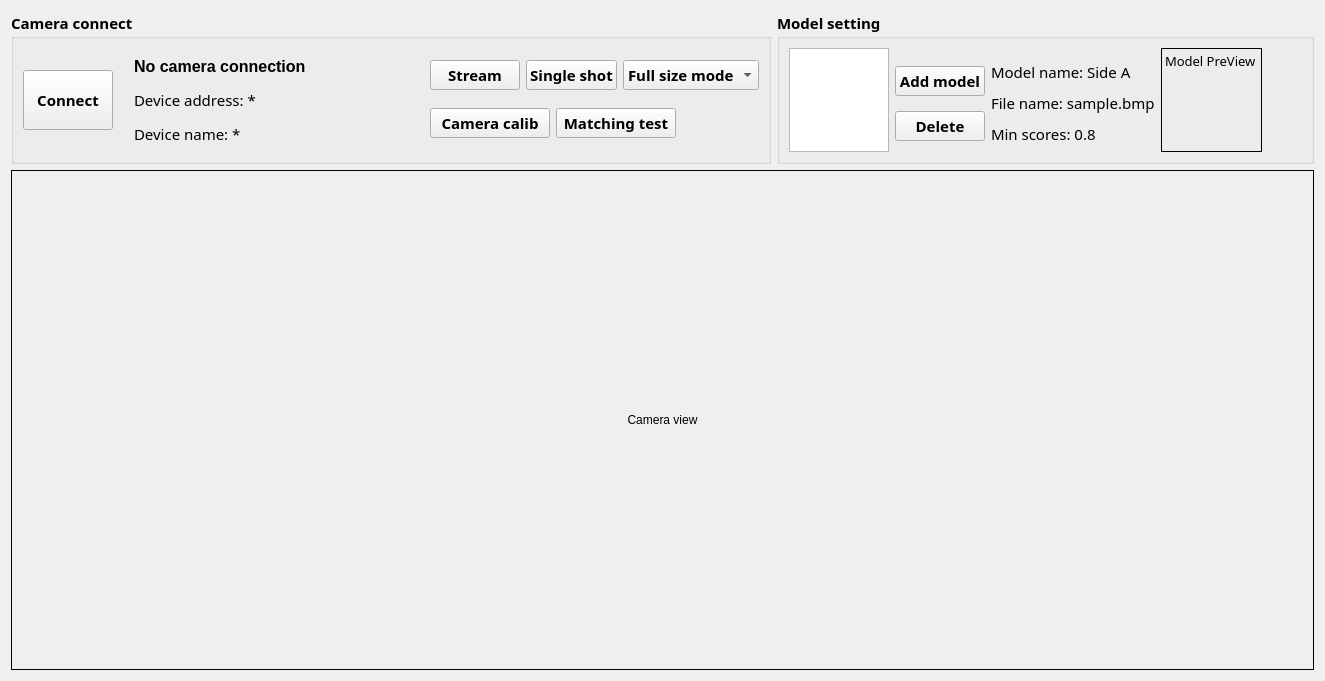
      <widget class="QWidget" name="tab_Vision">
       <attribute name="icon">
        <iconset>
         <disabledoff>:/icon/camera.ico</disabledoff>
        </iconset>
       </attribute>
       <attribute name="title">
        <string>Camera</string>
       </attribute>
       <layout class="QVBoxLayout" name="verticalLayout_6">
        <item>
         <layout class="QHBoxLayout" name="horizontalLayout_13">
          <item>
           <widget class="QGroupBox" name="groupBox_3">
            <property name="maximumSize">
             <size>
              <width>16777215</width>
              <height>16777215</height>
             </size>
            </property>
            <property name="font">
             <font>
              <family>Segoe UI Variable Text Semibold</family>
              <pointsize>11</pointsize>
              <bold>true</bold>
             </font>
            </property>
            <property name="title">
             <string>Camera connect</string>
            </property>
            <layout class="QHBoxLayout" name="horizontalLayout_10">
             <item>
              <widget class="QPushButton" name="btn_Camera_Connect">
               <property name="minimumSize">
                <size>
                 <width>90</width>
                 <height>60</height>
                </size>
               </property>
               <property name="maximumSize">
                <size>
                 <width>90</width>
                 <height>60</height>
                </size>
               </property>
               <property name="font">
                <font>
                 <family>Segoe UI Variable Text Semibold</family>
                 <pointsize>11</pointsize>
                 <bold>true</bold>
                </font>
               </property>
               <property name="text">
                <string>Connect</string>
               </property>
              </widget>
             </item>
             <item>
              <layout class="QVBoxLayout" name="verticalLayout_12">
               <property name="spacing">
                <number>4</number>
               </property>
               <property name="leftMargin">
                <number>15</number>
               </property>
               <item>
                <widget class="QLabel" name="label_Camera_ConnectStatus">
                 <property name="sizePolicy">
                  <sizepolicy hsizetype="Minimum" vsizetype="Preferred">
                   <horstretch>0</horstretch>
                   <verstretch>0</verstretch>
                  </sizepolicy>
                 </property>
                 <property name="minimumSize">
                  <size>
                   <width>250</width>
                   <height>24</height>
                  </size>
                 </property>
                 <property name="maximumSize">
                  <size>
                   <width>500</width>
                   <height>24</height>
                  </size>
                 </property>
                 <property name="font">
                  <font>
                   <family>Segoe UI</family>
                   <pointsize>12</pointsize>
                   <bold>true</bold>
                  </font>
                 </property>
                 <property name="text">
                  <string>No camera connection</string>
                 </property>
                </widget>
               </item>
               <item>
                <widget class="QLabel" name="label_Camera_Address">
                 <property name="sizePolicy">
                  <sizepolicy hsizetype="Minimum" vsizetype="Preferred">
                   <horstretch>0</horstretch>
                   <verstretch>0</verstretch>
                  </sizepolicy>
                 </property>
                 <property name="minimumSize">
                  <size>
                   <width>110</width>
                   <height>24</height>
                  </size>
                 </property>
                 <property name="maximumSize">
                  <size>
                   <width>500</width>
                   <height>24</height>
                  </size>
                 </property>
                 <property name="font">
                  <font>
                   <family>Segoe UI Variable Text Semibold</family>
                   <pointsize>11</pointsize>
                   <bold>false</bold>
                  </font>
                 </property>
                 <property name="text">
                  <string>Device address: *</string>
                 </property>
                </widget>
               </item>
               <item>
                <widget class="QLabel" name="label_Camera_Name">
                 <property name="sizePolicy">
                  <sizepolicy hsizetype="Minimum" vsizetype="Preferred">
                   <horstretch>0</horstretch>
                   <verstretch>0</verstretch>
                  </sizepolicy>
                 </property>
                 <property name="minimumSize">
                  <size>
                   <width>110</width>
                   <height>24</height>
                  </size>
                 </property>
                 <property name="maximumSize">
                  <size>
                   <width>500</width>
                   <height>24</height>
                  </size>
                 </property>
                 <property name="font">
                  <font>
                   <family>Segoe UI Variable Text Semibold</family>
                   <pointsize>11</pointsize>
                   <bold>false</bold>
                  </font>
                 </property>
                 <property name="text">
                  <string>Device name: *</string>
                 </property>
                </widget>
               </item>
              </layout>
             </item>
             <item>
              <spacer name="horizontalSpacer_8">
               <property name="orientation">
                <enum>Qt::Horizontal</enum>
               </property>
               <property name="sizeHint" stdset="0">
                <size>
                 <width>40</width>
                 <height>20</height>
                </size>
               </property>
              </spacer>
             </item>
             <item>
              <layout class="QVBoxLayout" name="verticalLayout_4">
               <item>
                <layout class="QHBoxLayout" name="horizontalLayout_11">
                 <property name="spacing">
                  <number>6</number>
                 </property>
                 <item>
                  <widget class="QPushButton" name="btn_Camera_Stream">
                   <property name="minimumSize">
                    <size>
                     <width>90</width>
                     <height>30</height>
                    </size>
                   </property>
                   <property name="maximumSize">
                    <size>
                     <width>16777215</width>
                     <height>30</height>
                    </size>
                   </property>
                   <property name="font">
                    <font>
                     <family>Segoe UI Variable Text Semibold</family>
                     <pointsize>11</pointsize>
                     <bold>true</bold>
                    </font>
                   </property>
                   <property name="text">
                    <string>Stream</string>
                   </property>
                  </widget>
                 </item>
                 <item>
                  <widget class="QPushButton" name="btn_Camera_SingleShot">
                   <property name="minimumSize">
                    <size>
                     <width>90</width>
                     <height>30</height>
                    </size>
                   </property>
                   <property name="maximumSize">
                    <size>
                     <width>16777215</width>
                     <height>30</height>
                    </size>
                   </property>
                   <property name="font">
                    <font>
                     <family>Segoe UI Variable Text Semibold</family>
                     <pointsize>11</pointsize>
                     <bold>true</bold>
                    </font>
                   </property>
                   <property name="text">
                    <string>Single shot</string>
                   </property>
                  </widget>
                 </item>
                 <item>
                  <widget class="QComboBox" name="comboBox_Camera_ViewMode">
                   <property name="maximumSize">
                    <size>
                     <width>16777215</width>
                     <height>16777215</height>
                    </size>
                   </property>
                   <property name="font">
                    <font>
                     <family>Segoe UI Variable Text Semibold</family>
                     <pointsize>11</pointsize>
                     <bold>true</bold>
                    </font>
                   </property>
                   <item>
                    <property name="text">
                     <string>Full size mode</string>
                    </property>
                   </item>
                   <item>
                    <property name="text">
                     <string>Fit size mode</string>
                    </property>
                   </item>
                  </widget>
                 </item>
                </layout>
               </item>
               <item>
                <layout class="QHBoxLayout" name="horizontalLayout_12">
                 <item>
                  <widget class="QPushButton" name="btn_Calib_Camera">
                   <property name="sizePolicy">
                    <sizepolicy hsizetype="Fixed" vsizetype="Fixed">
                     <horstretch>0</horstretch>
                     <verstretch>0</verstretch>
                    </sizepolicy>
                   </property>
                   <property name="minimumSize">
                    <size>
                     <width>120</width>
                     <height>30</height>
                    </size>
                   </property>
                   <property name="maximumSize">
                    <size>
                     <width>16777215</width>
                     <height>30</height>
                    </size>
                   </property>
                   <property name="font">
                    <font>
                     <family>Segoe UI Variable Text Semibold</family>
                     <pointsize>11</pointsize>
                     <bold>true</bold>
                    </font>
                   </property>
                   <property name="text">
                    <string>Camera calib</string>
                   </property>
                  </widget>
                 </item>
                 <item>
                  <widget class="QPushButton" name="btn_Model_MatchingTest">
                   <property name="sizePolicy">
                    <sizepolicy hsizetype="Fixed" vsizetype="Fixed">
                     <horstretch>0</horstretch>
                     <verstretch>0</verstretch>
                    </sizepolicy>
                   </property>
                   <property name="minimumSize">
                    <size>
                     <width>120</width>
                     <height>30</height>
                    </size>
                   </property>
                   <property name="maximumSize">
                    <size>
                     <width>16777215</width>
                     <height>30</height>
                    </size>
                   </property>
                   <property name="font">
                    <font>
                     <family>Segoe UI Variable Text Semibold</family>
                     <pointsize>11</pointsize>
                     <bold>true</bold>
                    </font>
                   </property>
                   <property name="text">
                    <string>Matching test</string>
                   </property>
                  </widget>
                 </item>
                 <item>
                  <spacer name="horizontalSpacer_7">
                   <property name="orientation">
                    <enum>Qt::Horizontal</enum>
                   </property>
                   <property name="sizeHint" stdset="0">
                    <size>
                     <width>10</width>
                     <height>20</height>
                    </size>
                   </property>
                  </spacer>
                 </item>
                </layout>
               </item>
              </layout>
             </item>
            </layout>
           </widget>
          </item>
          <item>
           <widget class="QGroupBox" name="groupBox_4">
            <property name="maximumSize">
             <size>
              <width>16777215</width>
              <height>180</height>
             </size>
            </property>
            <property name="font">
             <font>
              <family>Segoe UI Variable Text Semibold</family>
              <pointsize>11</pointsize>
              <bold>true</bold>
             </font>
            </property>
            <property name="title">
             <string>Model setting</string>
            </property>
            <layout class="QHBoxLayout" name="horizontalLayout_7">
             <property name="leftMargin">
              <number>9</number>
             </property>
             <property name="topMargin">
              <number>9</number>
             </property>
             <property name="rightMargin">
              <number>9</number>
             </property>
             <property name="bottomMargin">
              <number>9</number>
             </property>
             <item>
              <widget class="QListWidget" name="list_Model_ViewList">
               <property name="sizePolicy">
                <sizepolicy hsizetype="Preferred" vsizetype="Preferred">
                 <horstretch>0</horstretch>
                 <verstretch>0</verstretch>
                </sizepolicy>
               </property>
               <property name="minimumSize">
                <size>
                 <width>100</width>
                 <height>104</height>
                </size>
               </property>
               <property name="maximumSize">
                <size>
                 <width>100</width>
                 <height>104</height>
                </size>
               </property>
               <property name="font">
                <font>
                 <family>Segoe UI Variable Text Semibold</family>
                 <pointsize>9</pointsize>
                 <bold>false</bold>
                </font>
               </property>
              </widget>
             </item>
             <item>
              <layout class="QVBoxLayout" name="verticalLayout_11">
               <property name="topMargin">
                <number>9</number>
               </property>
               <item>
                <widget class="QPushButton" name="btn_Model_Add">
                 <property name="sizePolicy">
                  <sizepolicy hsizetype="Fixed" vsizetype="Fixed">
                   <horstretch>0</horstretch>
                   <verstretch>0</verstretch>
                  </sizepolicy>
                 </property>
                 <property name="minimumSize">
                  <size>
                   <width>90</width>
                   <height>30</height>
                  </size>
                 </property>
                 <property name="maximumSize">
                  <size>
                   <width>16777215</width>
                   <height>30</height>
                  </size>
                 </property>
                 <property name="font">
                  <font>
                   <family>Segoe UI Variable Text Semibold</family>
                   <pointsize>11</pointsize>
                   <bold>true</bold>
                  </font>
                 </property>
                 <property name="text">
                  <string>Add model</string>
                 </property>
                </widget>
               </item>
               <item>
                <widget class="QPushButton" name="btn_Model_Delete">
                 <property name="sizePolicy">
                  <sizepolicy hsizetype="Fixed" vsizetype="Fixed">
                   <horstretch>0</horstretch>
                   <verstretch>0</verstretch>
                  </sizepolicy>
                 </property>
                 <property name="minimumSize">
                  <size>
                   <width>90</width>
                   <height>30</height>
                  </size>
                 </property>
                 <property name="maximumSize">
                  <size>
                   <width>16777215</width>
                   <height>30</height>
                  </size>
                 </property>
                 <property name="font">
                  <font>
                   <family>Segoe UI Variable Text Semibold</family>
                   <pointsize>11</pointsize>
                   <bold>true</bold>
                  </font>
                 </property>
                 <property name="text">
                  <string>Delete</string>
                 </property>
                </widget>
               </item>
              </layout>
             </item>
             <item>
              <layout class="QVBoxLayout" name="verticalLayout_13">
               <property name="spacing">
                <number>4</number>
               </property>
               <property name="topMargin">
                <number>9</number>
               </property>
               <item>
                <widget class="QLabel" name="label_Model_Name">
                 <property name="sizePolicy">
                  <sizepolicy hsizetype="Minimum" vsizetype="Preferred">
                   <horstretch>0</horstretch>
                   <verstretch>0</verstretch>
                  </sizepolicy>
                 </property>
                 <property name="minimumSize">
                  <size>
                   <width>0</width>
                   <height>24</height>
                  </size>
                 </property>
                 <property name="maximumSize">
                  <size>
                   <width>200</width>
                   <height>24</height>
                  </size>
                 </property>
                 <property name="font">
                  <font>
                   <family>Segoe UI Variable Text Semibold</family>
                   <pointsize>11</pointsize>
                   <bold>false</bold>
                  </font>
                 </property>
                 <property name="text">
                  <string>Model name: Side A</string>
                 </property>
                </widget>
               </item>
               <item>
                <widget class="QLabel" name="label_Model_FileName">
                 <property name="sizePolicy">
                  <sizepolicy hsizetype="Minimum" vsizetype="Preferred">
                   <horstretch>0</horstretch>
                   <verstretch>0</verstretch>
                  </sizepolicy>
                 </property>
                 <property name="minimumSize">
                  <size>
                   <width>0</width>
                   <height>24</height>
                  </size>
                 </property>
                 <property name="maximumSize">
                  <size>
                   <width>200</width>
                   <height>24</height>
                  </size>
                 </property>
                 <property name="font">
                  <font>
                   <family>Segoe UI Variable Text Semibold</family>
                   <pointsize>11</pointsize>
                   <bold>false</bold>
                  </font>
                 </property>
                 <property name="text">
                  <string>File name: sample.bmp</string>
                 </property>
                </widget>
               </item>
               <item>
                <widget class="QLabel" name="label_Model_MinScores">
                 <property name="sizePolicy">
                  <sizepolicy hsizetype="Minimum" vsizetype="Preferred">
                   <horstretch>0</horstretch>
                   <verstretch>0</verstretch>
                  </sizepolicy>
                 </property>
                 <property name="minimumSize">
                  <size>
                   <width>0</width>
                   <height>24</height>
                  </size>
                 </property>
                 <property name="maximumSize">
                  <size>
                   <width>200</width>
                   <height>24</height>
                  </size>
                 </property>
                 <property name="font">
                  <font>
                   <family>Segoe UI Variable Text Semibold</family>
                   <pointsize>11</pointsize>
                   <bold>false</bold>
                  </font>
                 </property>
                 <property name="text">
                  <string>Min scores: 0.8</string>
                 </property>
                </widget>
               </item>
              </layout>
             </item>
             <item>
              <layout class="QVBoxLayout" name="verticalLayout_14">
               <item>
                <widget class="QLabel" name="label_Model_PreView">
                 <property name="sizePolicy">
                  <sizepolicy hsizetype="Preferred" vsizetype="Preferred">
                   <horstretch>0</horstretch>
                   <verstretch>0</verstretch>
                  </sizepolicy>
                 </property>
                 <property name="minimumSize">
                  <size>
                   <width>100</width>
                   <height>100</height>
                  </size>
                 </property>
                 <property name="maximumSize">
                  <size>
                   <width>16777215</width>
                   <height>140</height>
                  </size>
                 </property>
                 <property name="baseSize">
                  <size>
                   <width>0</width>
                   <height>0</height>
                  </size>
                 </property>
                 <property name="font">
                  <font>
                   <family>Segoe UI Variable Text Semibold</family>
                   <pointsize>10</pointsize>
                   <bold>false</bold>
                  </font>
                 </property>
                 <property name="frameShape">
                  <enum>QFrame::Box</enum>
                 </property>
                 <property name="text">
                  <string>Model PreView</string>
                 </property>
                 <property name="alignment">
                  <set>Qt::AlignLeading|Qt::AlignLeft|Qt::AlignTop</set>
                 </property>
                </widget>
               </item>
              </layout>
             </item>
             <item>
              <spacer name="horizontalSpacer_6">
               <property name="orientation">
                <enum>Qt::Horizontal</enum>
               </property>
               <property name="sizeHint" stdset="0">
                <size>
                 <width>40</width>
                 <height>20</height>
                </size>
               </property>
              </spacer>
             </item>
            </layout>
           </widget>
          </item>
         </layout>
        </item>
        <item>
         <widget class="QScrollArea" name="scrollArea">
          <property name="minimumSize">
           <size>
            <width>500</width>
            <height>500</height>
           </size>
          </property>
          <property name="frameShape">
           <enum>QFrame::NoFrame</enum>
          </property>
          <property name="frameShadow">
           <enum>QFrame::Sunken</enum>
          </property>
          <property name="widgetResizable">
           <bool>true</bool>
          </property>
          <widget class="QWidget" name="scrollAreaWidgetContents">
           <property name="geometry">
            <rect>
             <x>0</x>
             <y>0</y>
             <width>1313</width>
             <height>517</height>
            </rect>
           </property>
           <layout class="QHBoxLayout" name="horizontalLayout_9">
            <property name="leftMargin">
             <number>0</number>
            </property>
            <property name="topMargin">
             <number>0</number>
            </property>
            <property name="rightMargin">
             <number>0</number>
            </property>
            <property name="bottomMargin">
             <number>0</number>
            </property>
            <item>
             <widget class="QLabel" name="label_Camera_FrameView">
              <property name="sizePolicy">
               <sizepolicy hsizetype="Preferred" vsizetype="Preferred">
                <horstretch>0</horstretch>
                <verstretch>0</verstretch>
               </sizepolicy>
              </property>
              <property name="minimumSize">
               <size>
                <width>0</width>
                <height>0</height>
               </size>
              </property>
              <property name="frameShape">
               <enum>QFrame::Box</enum>
              </property>
              <property name="text">
               <string>Camera view</string>
              </property>
              <property name="alignment">
               <set>Qt::AlignCenter</set>
              </property>
             </widget>
            </item>
           </layout>
          </widget>
         </widget>
        </item>
       </layout>
      </widget>
